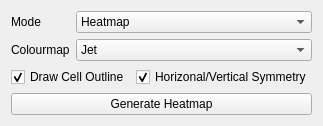
             <widget class="QWidget" name="tab_28">
              <attribute name="title">
               <string>Heatmap Settings</string>
              </attribute>
              <layout class="QVBoxLayout" name="verticalLayout_44">
               <item>
                <layout class="QFormLayout" name="heatmap_settings_layout">
                 <item row="0" column="0">
                  <widget class="QLabel" name="heatmap_mode_label">
                   <property name="text">
                    <string>Mode</string>
                   </property>
                  </widget>
                 </item>
                 <item row="0" column="1">
                  <widget class="QComboBox" name="heatmap_mode">
                   <item>
                    <property name="text">
                     <string>Heatmap</string>
                    </property>
                   </item>
                   <item>
                    <property name="text">
                     <string>Render</string>
                    </property>
                   </item>
                  </widget>
                 </item>
                 <item row="1" column="0">
                  <widget class="QLabel" name="heatmap_colourmap_Label">
                   <property name="text">
                    <string>Colourmap</string>
                   </property>
                  </widget>
                 </item>
                 <item row="1" column="1">
                  <widget class="QComboBox" name="heatmap_colourmap">
                   <item>
                    <property name="text">
                     <string>Jet</string>
                    </property>
                   </item>
                   <item>
                    <property name="text">
                     <string>Turbo</string>
                    </property>
                   </item>
                   <item>
                    <property name="text">
                     <string>Viridis</string>
                    </property>
                   </item>
                   <item>
                    <property name="text">
                     <string>Plasma</string>
                    </property>
                   </item>
                   <item>
                    <property name="text">
                     <string>Inferno</string>
                    </property>
                   </item>
                   <item>
                    <property name="text">
                     <string>Magma</string>
                    </property>
                   </item>
                   <item>
                    <property name="text">
                     <string>Hot</string>
                    </property>
                   </item>
                  </widget>
                 </item>
                </layout>
               </item>
               <item>
                <layout class="QGridLayout" name="gridLayout_10">
                 <item row="0" column="0">
                  <widget class="QCheckBox" name="render_draw_outline">
                   <property name="text">
                    <string>Draw Cell Outline</string>
                   </property>
                   <property name="checked">
                    <bool>true</bool>
                   </property>
                  </widget>
                 </item>
                 <item row="0" column="1">
                  <widget class="QCheckBox" name="render_symmetry">
                   <property name="text">
                    <string>Horizonal/Vertical Symmetry</string>
                   </property>
                   <property name="checked">
                    <bool>true</bool>
                   </property>
                  </widget>
                 </item>
                </layout>
               </item>
               <item>
                <widget class="QPushButton" name="generate_heatmap">
                 <property name="text">
                  <string>Generate Heatmap</string>
                 </property>
                </widget>
               </item>
              </layout>
             </widget>
